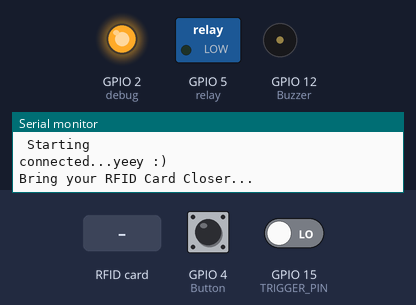
The sketch below on a simulated ESP8266 (NodeMCU). Shown: switched loads named in the sketch (green lamp = pin HIGH), output pins drawn as LEDs (lit = HIGH), buzzer (waves = sounding, pin HIGH), the last lines printed to the serial monitor. Inputs (shaded band) come from the test bench; at power-on: GPIO 4 (Button) LOW, GPIO 15 (TRIGGER_PIN) LOW. WiFi joins after 1.5 s; servers stay silent unless stated; uploads are accepted with an empty reply.

Above: at 14.3 s.
14.4 s: GPIO 4 (Button) pulled HIGH for 3.2 s
At 14.7 s:
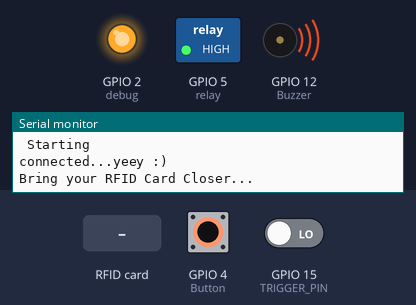
19.9 s: RFID card 5E 7A 19 C4 held to the reader
At 20.7 s:
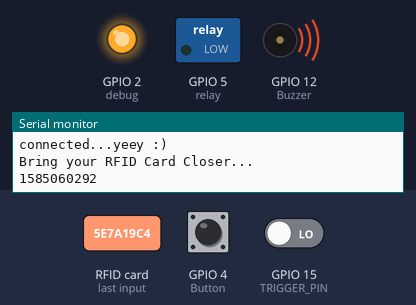
22.4 s: GPIO 4 (Button) pulled HIGH for 1 s
At 24.5 s:
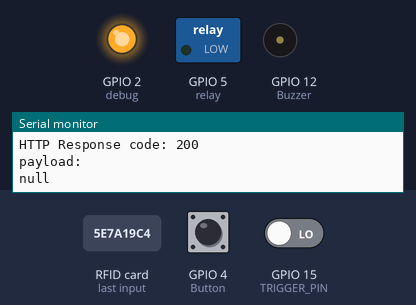
Timing chart, 0 to 26.0 s (numbered marks = the images above; inputs shaded):
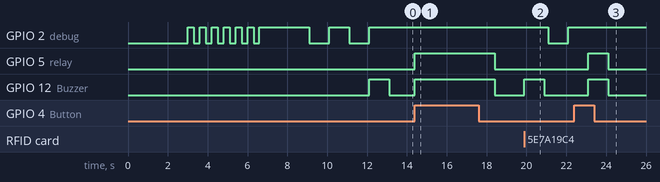

Measured:
- after the input at 14.4 s, GPIO 5 (relay), GPIO 12 (Buzzer): LOW → HIGH at once, → LOW 4.0 s later
- after the input at 19.9 s, GPIO 2 (debug): HIGH → LOW after 1.2 s, → HIGH 1.0 s later; GPIO 12 (Buzzer): LOW → HIGH at once, → LOW 1.0 s later
- after the input at 22.4 s, GPIO 5 (relay), GPIO 12 (Buzzer): LOW → HIGH after 0.70 s, → LOW 1.0 s later

The sketch:

Firmware_for_RFID_Attendance_Device_v1.3.ino
```cpp
/**
   WiFiManager advanced demo, contains advanced configurartion options
   Implements TRIGGEN_PIN button press, press for ondemand configportal, hold for 3 seconds for reset settings.
*/
#include <WiFiManager.h> // https://github.com/tzapu/WiFiManager


#include <Arduino_JSON.h>
#include <ESP8266WiFi.h>
#include <ESP8266HTTPClient.h>
#include <WiFiClient.h>
#include <SoftwareSerial.h>
#include <Arduino.h>
#include <rdm6300.h>

JSONVar myObject;
#define RDM6300_RX_PIN 14 // read the SoftwareSerial doc above! may need to change this pin to 10...
Rdm6300 rdm6300;
#define TRIGGER_PIN 15
int Buzzer = 12;
int relay = 5;
int Button = 4;
String T;
// wifimanager can run in a blocking mode or a non blocking mode
// Be sure to know how to process loops with no delay() if using non blocking
bool wm_nonblocking = false; // change to true to use non blocking

WiFiManager wm; // global wm instance
WiFiManagerParameter custom_field; // global param ( for non blocking w params )


//Your Domain name with URL path or IP address with path
String serverName = "http://sns.orientcomputers.com/api/device-data";
unsigned long lastTime = 0;
// Timer set to 10 minutes (600000)
//unsigned long timerDelay = 600000;
// Set timer to 5 seconds (5000)
unsigned long timerDelay = 2000;

void setup() {


  WiFi.mode(WIFI_STA); // explicitly set mode, esp defaults to STA+AP
  Serial.begin(115200);
  Serial.setDebugOutput(true);
  delay(3000);
  Serial.println("\n Starting");
  pinMode(Buzzer, OUTPUT);
  pinMode(relay, OUTPUT);
  digitalWrite(Buzzer, LOW);
  pinMode(TRIGGER_PIN, INPUT);
  pinMode(Button, INPUT);

  pinMode(2, OUTPUT);// debug
  // wm.resetSettings(); // wipe settings

  if (wm_nonblocking) wm.setConfigPortalBlocking(false);

  // add a custom input field
  int customFieldLength = 40;


  // new (&custom_field) WiFiManagerParameter("customfieldid", "Custom Field Label", "Custom Field Value", customFieldLength,"placeholder=\"Custom Field Placeholder\"");

  // test custom html input type(checkbox)
  // new (&custom_field) WiFiManagerParameter("customfieldid", "Custom Field Label", "Custom Field Value", customFieldLength,"placeholder=\"Custom Field Placeholder\" type=\"checkbox\""); // custom html type

  // test custom html(radio)
  const char* custom_radio_str = "<br/><label for='customfieldid'>Custom Field Label</label><input type='radio' name='customfieldid' value='1' checked> One<br><input type='radio' name='customfieldid' value='2'> Two<br><input type='radio' name='customfieldid' value='3'> Three";
  new (&custom_field) WiFiManagerParameter(custom_radio_str); // custom html input

  wm.addParameter(&custom_field);
  wm.setSaveParamsCallback(saveParamCallback);

  // custom menu via array or vector
  //
  // menu tokens, "wifi","wifinoscan","info","param","close","sep","erase","restart","exit" (sep is seperator) (if param is in menu, params will not show up in wifi page!)
  // const char* menu[] = {"wifi","info","param","sep","restart","exit"};
  // wm.setMenu(menu,6);
  std::vector<const char *> menu = {"wifi", "info", "param", "sep", "restart", "exit"};
  wm.setMenu(menu);

  // set dark theme
  wm.setClass("invert");


  //set static ip
  // wm.setSTAStaticIPConfig(IPAddress(10,0,1,99), IPAddress(10,0,1,1), IPAddress(255,255,255,0)); // set static ip,gw,sn
  // wm.setShowStaticFields(true); // force show static ip fields
  // wm.setShowDnsFields(true);    // force show dns field always

  // wm.setConnectTimeout(20); // how long to try to connect for before continuing
  wm.setConfigPortalTimeout(120); // auto close configportal after n seconds
  // wm.setCaptivePortalEnable(false); // disable captive portal redirection
  // wm.setAPClientCheck(true); // avoid timeout if client connected to softap
  digitalWrite(2, HIGH);   // turn the LED on (HIGH is the voltage level)
  delay(300);
  digitalWrite(2, LOW);
  delay(300);
  digitalWrite(2, HIGH);
  delay(300);
  digitalWrite(2, LOW);
  delay(300);
  digitalWrite(2, HIGH);   // turn the LED on (HIGH is the voltage level)
  delay(300);
  digitalWrite(2, LOW);
  delay(300);
  digitalWrite(2, HIGH);
  delay(300);
  digitalWrite(2, LOW);
  delay(300);
  digitalWrite(2, HIGH);
  delay(300);
  digitalWrite(2, LOW);
  delay(300);
  digitalWrite(2, HIGH);
  delay(300);
  digitalWrite(2, LOW);
  delay(300);
  digitalWrite(2, HIGH);

  // wifi scan settings
  // wm.setRemoveDuplicateAPs(false); // do not remove duplicate ap names (true)
  // wm.setMinimumSignalQuality(20);  // set min RSSI (percentage) to show in scans, null = 8%
  // wm.setShowInfoErase(false);      // do not show erase button on info page
  // wm.setScanDispPerc(true);       // show RSSI as percentage not graph icons

  // wm.setBreakAfterConfig(true);   // always exit configportal even if wifi save fails

  bool res;
  // res = wm.autoConnect(); // auto generated AP name from chipid
  // res = wm.autoConnect("AutoConnectAP"); // anonymous ap
  res = wm.autoConnect("AutoConnectAP", "password"); // password protected ap

  if (!res) {
    Serial.println("Failed to connect or hit timeout");
    // ESP.restart();
  }
  else {
    //if you get here you have connected to the WiFi
    Serial.println("connected...yeey :)");
    digitalWrite(2, HIGH);   // turn the LED on (HIGH is the voltage level)
    delay(1000);
    digitalWrite(2, LOW);
    delay(1000);
    digitalWrite(2, HIGH);
    delay(1000);
    digitalWrite(2, LOW);
    delay(1000);
    digitalWrite(2, HIGH);

    digitalWrite(Buzzer, HIGH);
    delay(1000);
    digitalWrite(Buzzer, LOW);
  }
  rdm6300.begin(RDM6300_RX_PIN);
  Serial.println("Bring your RFID Card Closer...");
}

void checkButton() {
  // check for button press
  if ( digitalRead(TRIGGER_PIN) == HIGH ) {
    // poor mans debounce/press-hold, code not ideal for production
    delay(50);
    if ( digitalRead(TRIGGER_PIN) == HIGH ) {
      Serial.println("Button Pressed");
      // still holding button for 3000 ms, reset settings, code not ideaa for production
      delay(3000); // reset delay hold
      if ( digitalRead(TRIGGER_PIN) == HIGH ) {
        Serial.println("Button Held");
        Serial.println("Erasing Config, restarting");
        wm.resetSettings();
        ESP.restart();
      }

      // start portal w delay
      Serial.println("Starting config portal");
      wm.setConfigPortalTimeout(120);

      if (!wm.startConfigPortal("OnDemandAP", "password")) {
        Serial.println("failed to connect or hit timeout");
        delay(3000);
        // ESP.restart();
      } else {
        //if you get here you have connected to the WiFi
        Serial.println("connected...yeey :)");
        digitalWrite(2, HIGH);   // turn the LED on (HIGH is the voltage level)
        delay(3000);
        digitalWrite(2, LOW);

      }
    }
  }
}


String getParam(String name) {
  //read parameter from server, for customhmtl input
  String value;
  if (wm.server->hasArg(name)) {
    value = wm.server->arg(name);
  }
  return value;
}

void saveParamCallback() {
  Serial.println("[CALLBACK] saveParamCallback fired");
  Serial.println("PARAM customfieldid = " + getParam("customfieldid"));
}

void loop() {
  // if()
  if (rdm6300.get_new_tag_id())
  { T = String(rdm6300.get_tag_id(), DEC);

    Serial.println(T);
    //if(T=="14042556"){
    //   Serial.println(T); Serial.println("................................................");
    //
    //  }else{

    digitalWrite(Buzzer, HIGH);
    delay(1000);
    digitalWrite(Buzzer, LOW);

    get_request();
    delay(1000);
  }
  //  }


 if ( digitalRead(Button) == HIGH ) {
    // poor mans debounce/press-hold, code not ideal for production
//    delay(50);
        digitalWrite(Buzzer, HIGH);
        digitalWrite(relay, HIGH);
        delay(1000);
        digitalWrite(relay, LOW);
        // delay(1000);
        digitalWrite(Buzzer, LOW);
    }


  if (wm_nonblocking) wm.process(); // avoid delays() in loop when non-blocking and other long running code
  checkButton();
  // put your main code here, to run repeatedly:
}

void get_request() {
  //Check WiFi connection status
  if (WiFi.status() == WL_CONNECTED) {
    WiFiClient client;
    HTTPClient http;

    String serverPath = serverName + "?macid=12909&rfid=" + T;
    Serial.println(serverPath);
    // Your Domain name with URL path or IP address with path
    http.begin(client, serverPath.c_str());

    // Send HTTP GET request
    int httpResponseCode = http.GET();

    if (httpResponseCode > 0) {
      Serial.print("HTTP Response code: ");
      Serial.println(httpResponseCode);
      if (httpResponseCode == 200) {

      } else {
        //digitalWrite(2, LOW);
      }
      String payload = http.getString();
      Serial.print("payload: ");

      Serial.println(payload);
      myObject = JSON.parse(payload);
      Serial.println(myObject["access"]);
      if (int(myObject["access"]) == 1) {
        digitalWrite(Buzzer, HIGH);   // turn the LED on (HIGH is the voltage level)

        digitalWrite(relay, HIGH);
        delay(1000);
        digitalWrite(relay, LOW);
        // delay(1000);
        digitalWrite(Buzzer, LOW);
      } else {
        digitalWrite(2, LOW);
        delay(1000);
        digitalWrite(2, HIGH);
        digitalWrite(relay, LOW);
      }
    }
    else {
      Serial.print("Error code: ");
      Serial.println(httpResponseCode);
    }
    // Free resources
    http.end();
  }
  else {
    Serial.println("WiFi Disconnected");
  }
}
```
